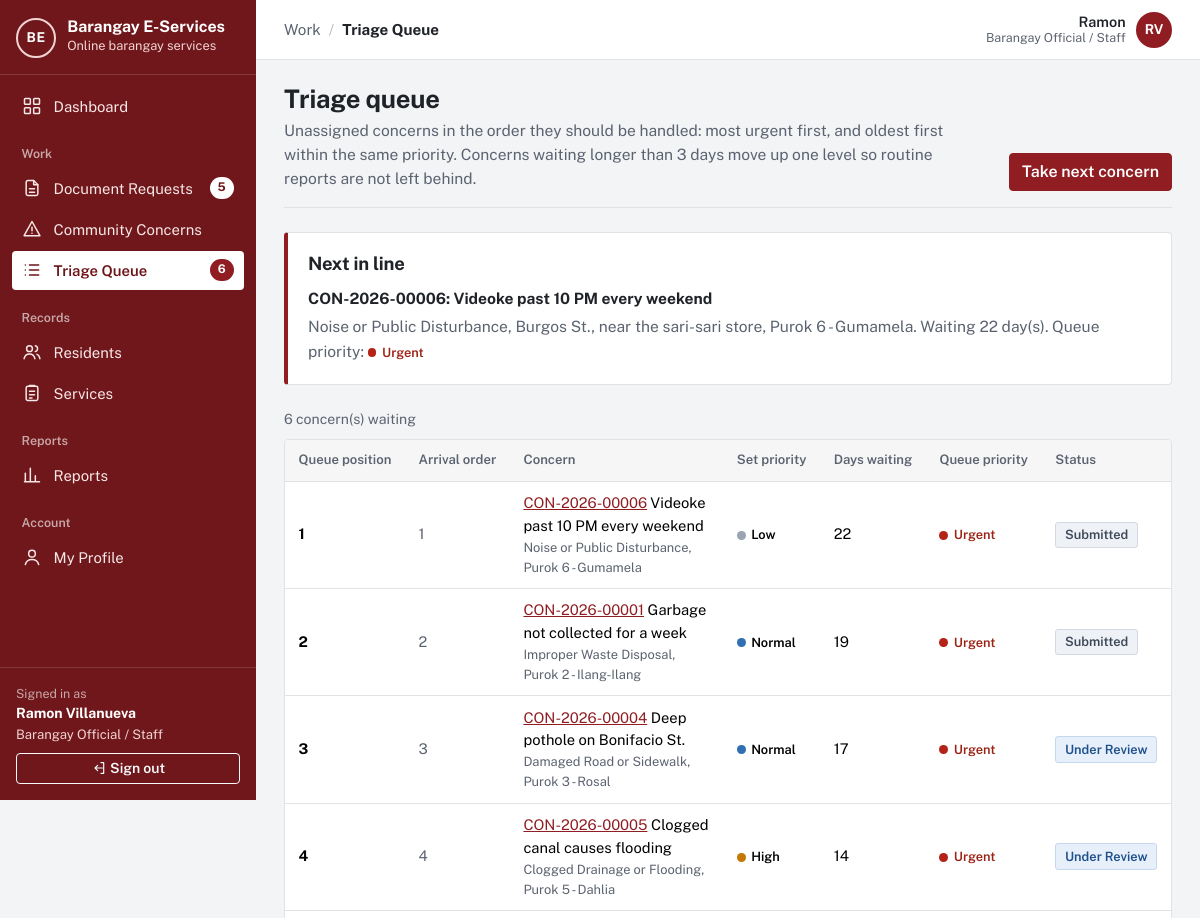
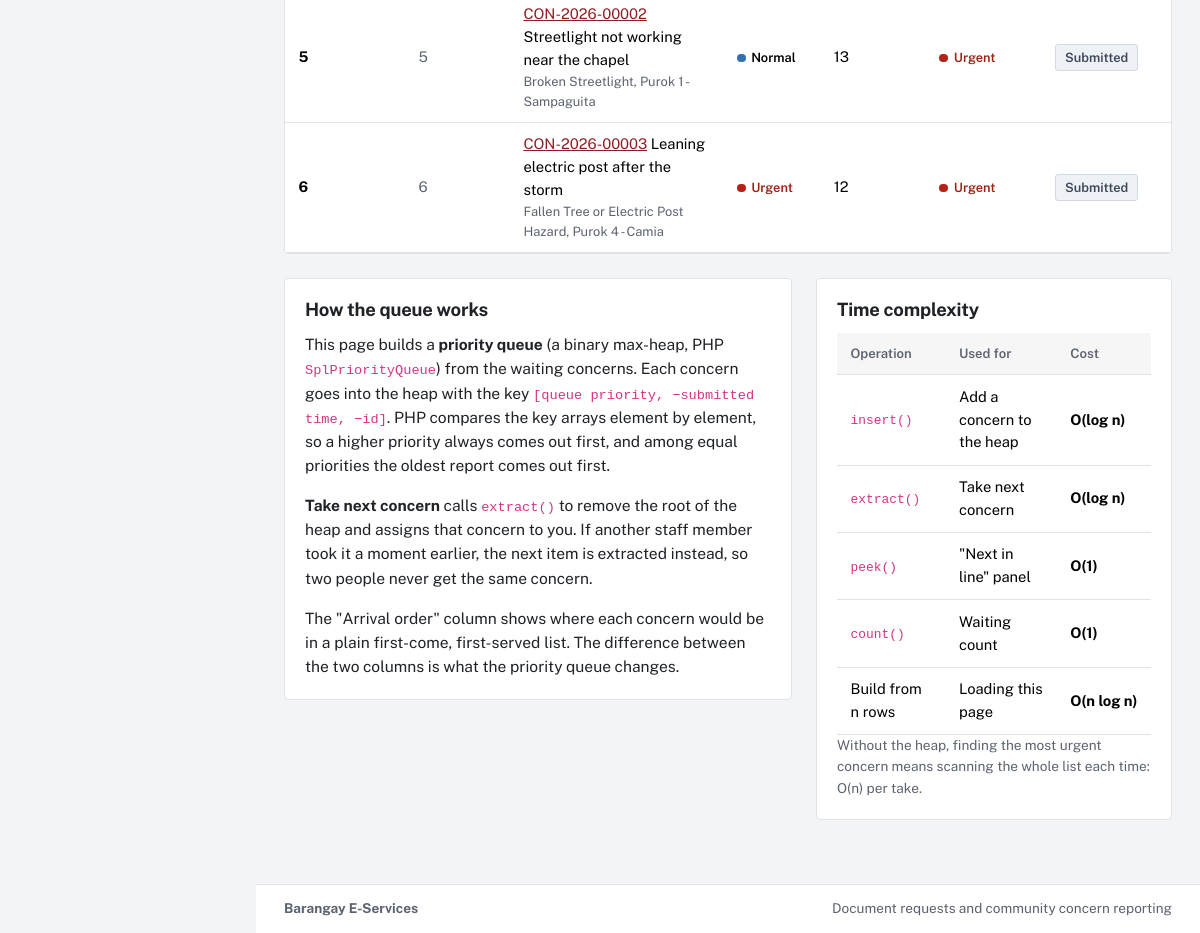
Page /staff/queue.php (signed in) on the committed database (2 pictures, top to bottom).
### tables this page shows
CREATE TABLE `users` (
  `user_id` int(10) unsigned NOT NULL AUTO_INCREMENT,
  `role_id` tinyint(3) unsigned NOT NULL,
  `purok_id` smallint(5) unsigned DEFAULT NULL,
  `first_name` varchar(60) NOT NULL,
  `last_name` varchar(60) NOT NULL,
  `email` varchar(120) NOT NULL,
  `contact_no` varchar(13) DEFAULT NULL,
  `street_address` varchar(150) DEFAULT NULL,
  `password_hash` varchar(255) NOT NULL,
  `email_verified_at` datetime DEFAULT NULL,
  `is_active` tinyint(1) NOT NULL DEFAULT 1,
  `failed_logins` tinyint(3) unsigned NOT NULL DEFAULT 0,
  `locked_until` datetime DEFAULT NULL,
  `created_at` datetime NOT NULL DEFAULT current_timestamp(),
  `updated_at` datetime NOT NULL DEFAULT current_timestamp() ON UPDATE current_timestamp(),
  PRIMARY KEY (`user_id`),
  UNIQUE KEY `email` (`email`),
  KEY `fk_users_purok` (`purok_id`),
  KEY `idx_users_role` (`role_id`),
  CONSTRAINT `fk_users_purok` FOREIGN KEY (`purok_id`) REFERENCES `puroks` (`purok_id`) ON DELETE SET NULL,
  CONSTRAINT `fk_users_role` FOREIGN KEY (`role_id`) REFERENCES `roles` (`role_id`)
);

CREATE TABLE `roles` (
  `role_id` tinyint(3) unsigned NOT NULL,
  `role_key` varchar(20) NOT NULL,
  `role_name` varchar(50) NOT NULL,
  PRIMARY KEY (`role_id`),
  UNIQUE KEY `role_key` (`role_key`)
);

CREATE TABLE `concerns` (
  `concern_id` int(10) unsigned NOT NULL AUTO_INCREMENT,
  `reference_no` varchar(20) DEFAULT NULL,
  `resident_id` int(10) unsigned NOT NULL,
  `category_id` smallint(5) unsigned NOT NULL,
  `purok_id` smallint(5) unsigned NOT NULL,
  `title` varchar(120) NOT NULL,
  `description` text NOT NULL,
  `location` varchar(200) NOT NULL,
  `priority` tinyint(3) unsigned NOT NULL,
  `status` enum('Submitted','Under Review','Assigned','In Progress','Resolved','Closed','Rejected','Withdrawn') NOT NULL DEFAULT 'Submitted',
  `assigned_to` int(10) unsigned DEFAULT NULL,
  `resolution` varchar(1000) DEFAULT NULL,
  `is_archived` tinyint(1) NOT NULL DEFAULT 0,
  `created_at` datetime NOT NULL DEFAULT current_timestamp(),
  `updated_at` datetime NOT NULL DEFAULT current_timestamp() ON UPDATE current_timestamp(),
  PRIMARY KEY (`concern_id`),
  UNIQUE KEY `reference_no` (`reference_no`),
  KEY `fk_c_resident` (`resident_id`),
  KEY `fk_c_category` (`category_id`),
  KEY `fk_c_purok` (`purok_id`),
  KEY `fk_c_assignee` (`assigned_to`),
  KEY `idx_c_status` (`status`),
  KEY `idx_c_created` (`created_at`),
  CONSTRAINT `fk_c_assignee` FOREIGN KEY (`assigned_to`) REFERENCES `users` (`user_id`) ON DELETE SET NULL,
  CONSTRAINT `fk_c_category` FOREIGN KEY (`category_id`) REFERENCES `concern_categories` (`category_id`),
  CONSTRAINT `fk_c_purok` FOREIGN KEY (`purok_id`) REFERENCES `puroks` (`purok_id`),
  CONSTRAINT `fk_c_resident` FOREIGN KEY (`resident_id`) REFERENCES `users` (`user_id`),
  CONSTRAINT `chk_c_priority` CHECK (`priority` between 1 and 4)
);

CREATE TABLE `concern_categories` (
  `category_id` smallint(5) unsigned NOT NULL AUTO_INCREMENT,
  `name` varchar(100) NOT NULL,
  `description` varchar(500) NOT NULL,
  `default_priority` tinyint(3) unsigned NOT NULL DEFAULT 2,
  `is_archived` tinyint(1) NOT NULL DEFAULT 0,
  `created_at` datetime NOT NULL DEFAULT current_timestamp(),
  `updated_at` datetime NOT NULL DEFAULT current_timestamp() ON UPDATE current_timestamp(),
  PRIMARY KEY (`category_id`),
  UNIQUE KEY `name` (`name`),
  CONSTRAINT `chk_cc_priority` CHECK (`default_priority` between 1 and 4)
);

CREATE TABLE `puroks` (
  `purok_id` smallint(5) unsigned NOT NULL AUTO_INCREMENT,
  `purok_name` varchar(60) NOT NULL,
  PRIMARY KEY (`purok_id`),
  UNIQUE KEY `purok_name` (`purok_name`)
);

### staff/queue.php (the view, shortened to what the rows shown need)
<?php
require __DIR__ . '/../app/bootstrap.php';
require_once APP_ROOT . '/app/lib/ConcernTriageQueue.php';
$user = require_role(ROLE_STAFF);
function load_waiting_concerns(): array
{
    return db_all(
        "SELECT c.concern_id, c.reference_no, c.title, c.location, c.priority, c.status, c.created_at,
                cc.name AS category_name, p.purok_name
           FROM concerns c
           JOIN concern_categories cc ON cc.category_id = c.category_id
           JOIN puroks p ON p.purok_id = c.purok_id
          WHERE c.status IN ('Submitted', 'Under Review') AND c.assigned_to IS NULL AND c.is_archived = 0"
    );
}
$rows = load_waiting_concerns();
$queue = ConcernTriageQueue::fromRows($rows);
$next = $queue->peek();
$ordered = $queue->toOrderedArray();
$arrival = $rows;
usort($arrival, fn ($a, $b) => [$a['created_at'], $a['concern_id']] <=> [$b['created_at'], $b['concern_id']]);
$arrivalPos = [];
foreach ($arrival as $i => $r) {
    $arrivalPos[$r['concern_id']] = $i + 1;
}
$activeNav = 'queue';
require APP_ROOT . '/app/views/header.php';
?>
<div class="page-head">
  <div>
    <h1>Triage queue</h1>
  </div>
</div>
<?php if ($next): ?>
<section class="panel queue-next">
  <h2>Next in line</h2>
  <p class="mb-1"><strong><?= e($next['reference_no']) ?>: <?= e($next['title']) ?></strong></p>
  <p class="mb-0 text-muted"><?= e($next['category_name']) ?>, <?= e($next['location']) ?>, <?= e($next['purok_name']) ?>. Waiting <?= (int) $next['days_waiting'] ?> day(s). Queue priority: <?= priority_badge((int) $next['effective_priority']) ?></p>
</section>
<?php endif; ?>
<div class="table-wrap mb-4">
  <?php if (!$ordered): ?>
    <div class="empty"><p>No unassigned concerns are waiting.</p></div>
  <?php else: ?>
  <table class="table">
    <thead>
      <tr>
        <th scope="col">Queue position</th>
        <th scope="col">Arrival order</th>
        <th scope="col">Concern</th>
        <th scope="col">Set priority</th>
        <th scope="col">Days waiting</th>
        <th scope="col">Queue priority</th>
        <th scope="col">Status</th>
      </tr>
    </thead>
    <tbody>
    <?php foreach ($ordered as $i => $c): ?>
      <tr>
        <td><strong><?= $i + 1 ?></strong></td>
        <td class="text-muted"><?= (int) $arrivalPos[$c['concern_id']] ?></td>
        <td><a href="<?= e(url('concern.php?id=' . (int) $c['concern_id'])) ?>"><?= e($c['reference_no']) ?></a> <?= e($c['title']) ?><div class="small text-muted"><?= e($c['category_name']) ?>, <?= e($c['purok_name']) ?></div></td>
        <td><?= priority_badge((int) $c['priority']) ?></td>
        <td><?= (int) $c['days_waiting'] ?></td>
        <td><?= priority_badge((int) $c['effective_priority']) ?></td>
        <td><?= status_badge($c['status']) ?></td>
      </tr>
    <?php endforeach; ?>
    </tbody>
  </table>
  <?php endif; ?>
</div>
<div class="row g-4">
  <div class="col-lg-7">
    <section class="panel">
      <h2>How the queue works</h2>
    </section>
  </div>
  <div class="col-lg-5">
    <section class="panel">
      <h2>Time complexity</h2>
      <table class="table complexity">
        <thead><tr><th scope="col">Operation</th><th scope="col">Used for</th><th scope="col">Cost</th></tr></thead>
      </table>
    </section>
  </div>
</div>
<?php require APP_ROOT . '/app/views/footer.php'; ?>

### app/views/header.php (shortened to what the rows shown need)
<?php
$user = current_user();
$role = $user['role_key'] ?? null;
$verified = $user && is_verified($user);
$activeNav = $activeNav ?? '';
$appLayout = $user && $verified;
$badges = [];
if ($appLayout && $role === ROLE_STAFF) {
    $badges['requests'] = (int) db_value("SELECT COUNT(*) FROM document_requests WHERE status IN ('Pending', 'Under Review') AND is_archived = 0");
    $badges['queue'] = (int) db_value("SELECT COUNT(*) FROM concerns WHERE status IN ('Submitted', 'Under Review') AND assigned_to IS NULL AND is_archived = 0");
} elseif ($appLayout && $role === ROLE_RESIDENT) {
    $badges['requests'] = (int) db_value("SELECT COUNT(*) FROM document_requests WHERE resident_id = ? AND status = 'Ready for Pickup'", [(int) $user['user_id']]);
}
$groups = [];
if ($appLayout && $role === ROLE_ADMIN) {
    $groups = [
        '' => ['dashboard' => ['admin/dashboard.php', 'Dashboard', 'dashboard']],
        'Records' => [
            'residents' => ['residents.php', 'Residents', 'residents'],
            'requests'  => ['requests.php', 'Document Requests', 'document'],
            'concerns'  => ['concerns.php', 'Community Concerns', 'concern'],
        ],
        'Services' => [
            'doctypes'   => ['admin/document-types.php', 'Document Types', 'services'],
            'categories' => ['admin/categories.php', 'Concern Categories', 'category'],
        ],
        'Reports' => [
            'reports' => ['reports.php', 'Reports', 'reports'],
            'logs'    => ['admin/logs.php', 'Activity Logs', 'logs'],
        ],
        'System' => [
            'users'    => ['admin/users.php', 'User Accounts', 'accounts'],
            'settings' => ['admin/settings.php', 'Settings', 'settings'],
            'profile'  => ['profile.php', 'My Profile', 'profile'],
        ],
    ];
} elseif ($appLayout && $role === ROLE_STAFF) {
    $groups = [
        '' => ['dashboard' => ['staff/dashboard.php', 'Dashboard', 'dashboard']],
        'Work' => [
            'requests' => ['requests.php', 'Document Requests', 'document'],
            'concerns' => ['concerns.php', 'Community Concerns', 'concern'],
            'queue'    => ['staff/queue.php', 'Triage Queue', 'queue'],
        ],
        'Records' => [
            'residents' => ['residents.php', 'Residents', 'residents'],
            'services'  => ['services.php', 'Services', 'services'],
        ],
        'Reports' => ['reports' => ['reports.php', 'Reports', 'reports']],
        'Account' => ['profile' => ['profile.php', 'My Profile', 'profile']],
    ];
}
$crumbGroup = '';
$crumbItem = $pageTitle ?? '';
foreach ($groups as $label => $items) {
    if (isset($items[$activeNav])) {
        $crumbGroup = $label;
        $crumbItem = $items[$activeNav][1];
    }
}
?><!doctype html>
<html lang="en">
<head>
  <link rel="stylesheet" href="<?= e(asset('vendor/bootstrap/bootstrap.min.css')) ?>">
  <link rel="stylesheet" href="<?= e(asset('css/app.css')) ?>">
</head>
<body class="<?= $appLayout ? 'app-body' : 'public-body' ?>">
<?php if ($appLayout): ?>
<div class="app-shell">
  <aside class="sidebar offcanvas-lg offcanvas-start" id="sidebar" tabindex="-1" aria-label="Main navigation">
    <div class="sidebar-brand">
      <a class="brand" href="<?= e(url(home_path_for_role($role))) ?>">
        <?= render_app_mark() ?>
        <span class="brand-text">
          <span class="brand-name"><?= e(app_name()) ?></span>
          <span class="brand-sub">Online barangay services</span>
        </span>
      </a>
    </div>
    <nav class="sidebar-nav">
      <?php foreach ($groups as $label => $items): ?>
        <?php if ($label !== ''): ?><div class="sidebar-heading"><?= e($label) ?></div><?php endif; ?>
        <ul class="sidebar-list">
          <?php foreach ($items as $key => [$path, $itemLabel, $iconName]): ?>
            <li>
              <a class="sidebar-link<?= $key === $activeNav ? ' active' : '' ?>" <?= $key === $activeNav ? 'aria-current="page"' : '' ?> href="<?= e(url($path)) ?>">
                <?= icon($iconName) ?><span><?= e($itemLabel) ?></span>
                <?php if (!empty($badges[$key])): ?><span class="sidebar-badge" title="Waiting"><?= (int) $badges[$key] ?></span><?php endif; ?>
              </a>
            </li>
          <?php endforeach; ?>
        </ul>
      <?php endforeach; ?>
    </nav>
    <div class="sidebar-user">
      <div class="sidebar-user-label">Signed in as</div>
      <div class="sidebar-user-name"><?= e(full_name($user)) ?></div>
      <div class="sidebar-user-role"><?= e($user['role_name']) ?></div>
      <form method="post" action="<?= e(url('auth/logout.php')) ?>">
        <button type="submit" class="btn btn-sm btn-outline-light w-100 mt-2"><?= icon('logout', 'icon icon-sm') ?> Sign out</button>
      </form>
    </div>
  </aside>
  <div class="app-main">
    <header class="topbar">
      <nav class="topbar-crumb" aria-label="You are here">
        <?php if ($crumbGroup !== ''): ?><span class="crumb-group"><?= e($crumbGroup) ?></span><span class="crumb-sep" aria-hidden="true">/</span><?php endif; ?>
        <span class="crumb-item"><?= e($crumbItem) ?></span>
      </nav>
      <div class="topbar-user">
        <span class="topbar-user-text"><span class="topbar-user-name"><?= e($user['first_name']) ?></span><span class="topbar-user-role"><?= e($user['role_name']) ?></span></span>
        <a class="avatar" href="<?= e(url('profile.php')) ?>" title="My profile" aria-label="My profile"><?= e(mb_strtoupper(mb_substr($user['first_name'], 0, 1) . mb_substr($user['last_name'], 0, 1))) ?></a>
      </div>
    </header>
    <main id="main" class="page">
<?php endif; ?>

### app/lib/workflow.php (shortened to what the rows shown need)
<?php
function status_badge(string $status): string
{
    $tone = match ($status) {
        'Pending', 'Submitted'                    => 'waiting',
        'Under Review', 'Assigned'                => 'review',
        'Approved', 'Processing', 'In Progress'   => 'active',
        'Ready for Pickup', 'Resolved'            => 'ready',
        'Released', 'Closed'                      => 'done',
        'Rejected'                                => 'stopped',
        'Cancelled', 'Withdrawn'                  => 'muted',
        default                                   => 'muted',
    };
    return '<span class="status status-' . $tone . '">' . e($status) . '</span>';
}
function priority_badge(int $priority): string
{
    return '<span class="prio prio-' . $priority . '">' . e(PRIORITY_LABELS[$priority] ?? '?') . '</span>';
}

### rows in the picture
users: full_name($user) "Ramon Villanueva", role.role_name "Barangay Official / Staff", first_name "Ramon", first_name+last_name "RV"
concerns: reference_no "CON-2026-00006", title "Videoke past 10 PM every weekend", location "Burgos St., near the sari-sari store", concern_id "1", category.name "Noise or Public Disturbance", purok.purok_name "Purok 6 - Gumamela", priority "Low Urgent", days_waiting "22", status "Submitted"
concern_categories: name "Noise or Public Disturbance"
puroks: purok_name "Purok 6 - Gumamela"
concerns: concern_id "2", reference_no "CON-2026-00001", title "Garbage not collected for a week", category.name "Improper Waste Disposal", purok.purok_name "Purok 2 - Ilang-Ilang", priority "Normal Urgent", days_waiting "19", status "Submitted"
concerns: concern_id "3", reference_no "CON-2026-00004", title "Deep pothole on Bonifacio St.", category.name "Damaged Road or Sidewalk", purok.purok_name "Purok 3 - Rosal", priority "Normal Urgent", days_waiting "17", status "Under Review"
concerns: concern_id "4", reference_no "CON-2026-00005", title "Clogged canal causes flooding", category.name "Clogged Drainage or Flooding", purok.purok_name "Purok 5 - Dahlia", priority "High Urgent", days_waiting "14", status "Under Review"
concerns: concern_id "5", reference_no "CON-2026-00002", title "Streetlight not working near the chapel", category.name "Broken Streetlight", purok.purok_name "Purok 1 - Sampaguita", priority "Normal Urgent", days_waiting "13", status "Submitted"
concerns: concern_id "6", reference_no "CON-2026-00003", title "Leaning electric post after the storm", category.name "Fallen Tree or Electric Post Hazard", purok.purok_name "Purok 4 - Camia", priority "Urgent Urgent", days_waiting "12", status "Submitted"

### other values in the picture
app_name() "Barangay E-Services"
$itemLabel "Dashboard"
$label "Work"
$itemLabel "Document Requests"
$badges[$key] "5"
$itemLabel "Community Concerns"
$itemLabel "Triage Queue"
$badges[$key] "6"
$label "Records"
$itemLabel "Residents"
$itemLabel "Services"
$label "Reports"
$itemLabel "Reports"
$label "Account"
$itemLabel "My Profile"
